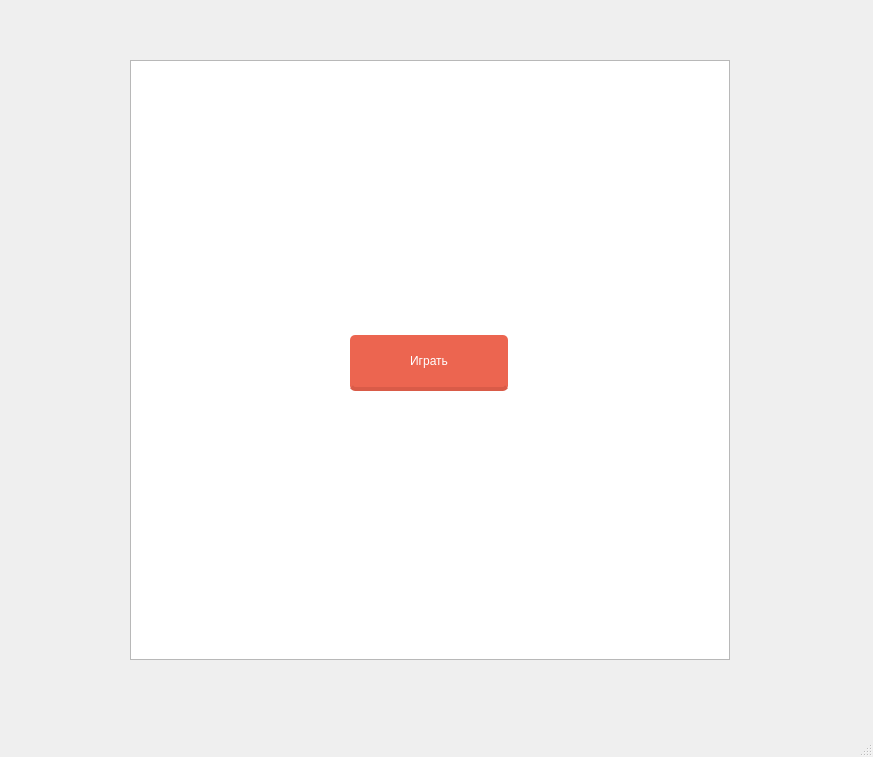
<?xml version="1.0" encoding="UTF-8"?>
<ui version="4.0">
 <class>MainWindow</class>
 <widget class="QMainWindow" name="MainWindow">
  <property name="geometry">
   <rect>
    <x>0</x>
    <y>0</y>
    <width>873</width>
    <height>757</height>
   </rect>
  </property>
  <property name="windowTitle">
   <string>MainWindow</string>
  </property>
  <widget class="QWidget" name="centralwidget">
   <widget class="QGraphicsView" name="graphicsView">
    <property name="geometry">
     <rect>
      <x>130</x>
      <y>60</y>
      <width>600</width>
      <height>600</height>
     </rect>
    </property>
    <property name="lineWidth">
     <number>0</number>
    </property>
   </widget>
   <widget class="QLabel" name="label">
    <property name="geometry">
     <rect>
      <x>0</x>
      <y>-80</y>
      <width>1021</width>
      <height>881</height>
     </rect>
    </property>
    <property name="text">
     <string/>
    </property>
    <property name="pixmap">
     <pixmap resource="allFigures.qrc">:/ing/img/Board.jpg</pixmap>
    </property>
   </widget>
   <widget class="QPushButton" name="pushButton">
    <property name="geometry">
     <rect>
      <x>350</x>
      <y>330</y>
      <width>161</width>
      <height>61</height>
     </rect>
    </property>
    <property name="styleSheet">
     <string notr="true">float: right;
	margin-right: 3%;
	margin-top: 5px;
	border-radius: 5px;
	-moz-border-radius: 5px;
	-webkit-border-radius: 5px;
	padding: 5px 9px;
	font-size: 1.2em;
	background-color: rgba(236, 101, 80, 1);
	text-shadow: #454545 0 0 2px;
	border-bottom: 4px solid rgba(217, 91, 72, 1);
	color: white;
font-family: 'Roboto Slab', serif;</string>
    </property>
    <property name="text">
     <string>Играть</string>
    </property>
   </widget>
   <zorder>label</zorder>
   <zorder>graphicsView</zorder>
   <zorder>pushButton</zorder>
  </widget>
  <widget class="QStatusBar" name="statusbar"/>
  <widget class="QMenuBar" name="menubar">
   <property name="geometry">
    <rect>
     <x>0</x>
     <y>0</y>
     <width>873</width>
     <height>26</height>
    </rect>
   </property>
  </widget>
 </widget>
 <resources>
  <include location="allFigures.qrc"/>
 </resources>
 <connections/>
</ui>
